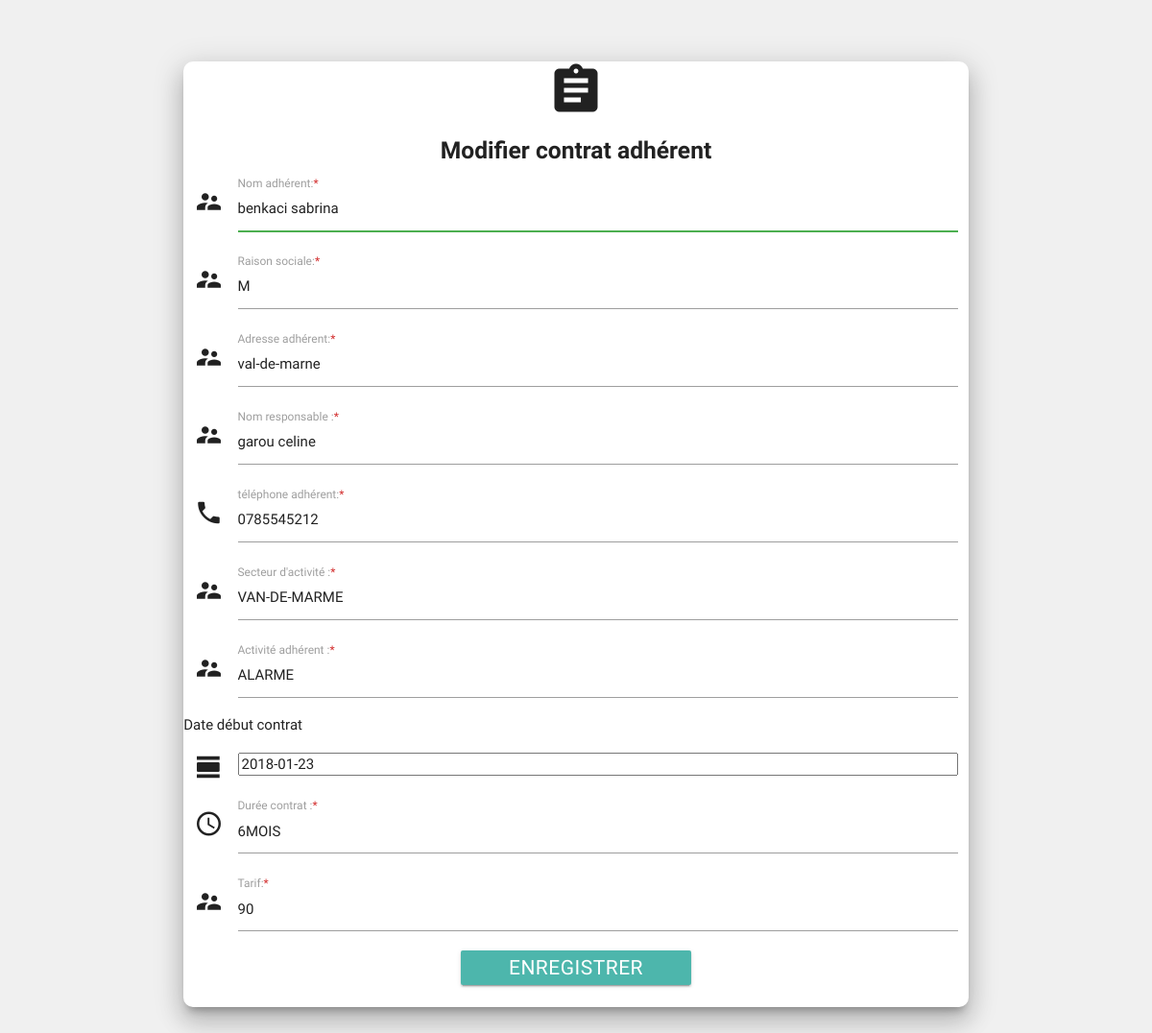
The app's page /SI/modifier.php?id=56 (signed in) with its own data.
### tables this page shows
CREATE TABLE IF NOT EXISTS `contrat` (
  `id_adh` int(15) NOT NULL AUTO_INCREMENT,
  `nom_adh` text NOT NULL,
  `rais_soc` text NOT NULL,
  `adresse_adh` text NOT NULL,
  `nom_resp` text NOT NULL,
  `tel_adh` varchar(13) NOT NULL,
  `sec_adh` text NOT NULL,
  `act_adh` text NOT NULL,
  `date_deb` date NOT NULL,
  `duree_cont` text NOT NULL,
  `tarif` text NOT NULL,
  PRIMARY KEY (`id_adh`)
);

### SI/modifier.php (the view, shortened to what this page needs)
<!DOCTYPE html>
<html lang="en">
<head>
<link href="css/icons.css" rel="stylesheet">
<link href="style.css" rel="stylesheet">
<link type="text/css" rel="stylesheet" href="css/materialize.min.css"  media="screen,projection"/>
</head>
<body>
	<?php session_start ();
if(isset($_SESSION['admin'])){
include('connexion.php');
$id=$_GET['id'];
$bd=$bdd->query("select * from contrat WHERE id_adh='$id'");
$base= $bd->fetch();
$nom_adh=$base['nom_adh'];
$rais_soc=$base['rais_soc'];
$adresse_adh=$base['adresse_adh'];
$nom_resp=$base['nom_resp'];
$tel_adh=$base['tel_adh'];
$sec_adh=$base['sec_adh'];
$act_adh=$base['act_adh'];
$date_deb=$base['date_deb'];
$duree_cont=$base['duree_cont'];
$tarif=$base['tarif'];
}
 ?>
    <div class="row">
    <div class=" col s12">
    <form action="modifi.php?id=<?php echo $id ?>" method="post" name="formulaire">
              <div class="contaa z-depth-5 #ffffff white">
        <div class=" center-align">
         <i class=" medium material-icons " center-align>assignment</i>
        <br><h5> <b class="con">Modifier contrat adhérent</b></h5>
       </div>
        <div class="input-field col s12">
          <i class="material-icons prefix">supervisor_account</i>
          <input id="nom" type="text" class="validate" name="nom_adh" pattern="[a-zA-Z]+[a-zA-Z_- ]{1,}" title="Doit commencer par une lettre et ne contient pas d'espaces ou de caractères spéciaux" autofocus required value="<?php echo $nom_adh; ?>">
          <label for="icon_prefix">Nom adhérent:<span class="red-text text-darken-2">*</span></label>
        </div>
          <div class="input-field col s12">
          <i class="material-icons prefix">supervisor_account</i>
          <input id="rs" type="text" class="validate" name="rais_soc" pattern="[a-zA-Z]+[a-zA-Z_- ]{1,}" title="Doit commencer par une lettre et ne contient pas d'espaces ou de caractères spéciaux" autofocus required value="<?php echo $rais_soc; ?>">
          <label for="icon_prefix">Raison sociale:<span class="red-text text-darken-2">*</span></label>
        </div>
               <div class="input-field col s12">
          <i class="material-icons prefix">supervisor_account</i>
          <input id="adresse" type="text" class="validate" name="adresse_adh" pattern="[a-zA-Z]+[a-zA-Z_- ]{1,}" title="Doit commencer par une lettre et ne contient pas d'espaces ou de caractères spéciaux" autofocus required value="<?php echo $adresse_adh; ?>">
          <label for="icon_prefix">Adresse adhérent:<span class="red-text text-darken-2">*</span></label>
        </div>
                 <div class="input-field col s12">
          <i class="material-icons prefix">supervisor_account</i>
          <input id="nom_r" type="text" class="validate" name="nom_resp" pattern="[a-zA-Z]+[a-zA-Z_- ]{1,}" title="Doit commencer par une lettre et ne contient pas d'espaces ou de caractères spéciaux" autofocus required value="<?php echo $nom_resp; ?>">
          <label for="icon_prefix">Nom responsable :<span class="red-text text-darken-2">*</span></label>
        </div>
        <div class="input-field col s12">
          <i class="material-icons prefix ">phone</i>
          <input id="tel_adh" type="text" class="validate" name="tel_adh" pattern="0[5-7]+[0-9]{8,}" title="Doit commencer par une lettre et ne contient pas d'espaces ou de caractères spéciaux" autofocus required value="<?php echo $tel_adh; ?>">
          <label for="icon_prefix">téléphone adhérent:<span class="red-text text-darken-2">*</span></label>
        </div>
     <div class="input-field col s12">
          <i class="material-icons prefix ">supervisor_account</i>
          <input id="sa" type="text" class="validate" name="sec_adh" pattern="[a-zA-Z]+[a-zA-Z_- ]{1,}" title="Doit commencer par une lettre et ne contient pas d'espaces ou de caractères spéciaux" autofocus required value="<?php echo $sec_adh; ?>">
          <label for="icon_prefix">Secteur d'activité :<span class="red-text text-darken-2">*</span></label>
        </div>
     <div class="input-field col s12">
          <i class="material-icons prefix ">supervisor_account</i>
          <input id="act_adh" type="text" class="validate" name="act_adh" pattern="[a-zA-Z]+[a-zA-Z_- ]{1,}" title="Doit commencer par une lettre et ne contient pas d'espaces ou de caractères spéciaux" autofocus required value="<?php echo $act_adh; ?>">
          <label for="icon_prefix">Activité adhérent :<span class="red-text text-darken-2">*</span></label>
        </div>
      <div class="row">
      <h6>Date début contrat</h6>
     <div class="input-field col s12">
          <i class="material-icons prefix">view_day</i>
          <input id="date_deb" name="date_deb"  type="date_deb" class="datepicker" title="Doit commencer par un Zero et ne doit pas contenir d'espaces ou de caractères spéciaux" autofocus required value="<?php echo $date_deb; ?>">
        </div></div>
                  <div class="input-field col s12">
          <i class="material-icons prefix ">query_builder</i>
          <input id="dc" type="text" class="validate" name="duree_cont" pattern="[a-zA-Z]+[a-zA-Z_- ]{1,}" title="Doit commencer par une lettre et ne contient pas d'espaces ou de caractères spéciaux" autofocus required value="<?php echo $duree_cont; ?>">
          <label for="icon_prefix">Durée contrat :<span class="red-text text-darken-2">*</span></label>
        </div>
  <div class="input-field col s12">
          <i class="material-icons prefix">supervisor_account</i>
          <input id="tarif" type="text" class="validate" name="tarif" pattern="[a-zA-Z]+[a-zA-Z_- ]{1,}" title="Doit commencer par une lettre et ne contient pas d'espaces ou de caractères spéciaux" autofocus required value="<?php echo $tarif; ?>">
          <label for="icon_prefix">Tarif:<span class="red-text text-darken-2">*</span></label>
        </div>
                     <div class="center-align">
   <button class="btn bt waves-effect #4db6ac teal lighten-2" type="submit"  name="action" >Enregistrer</button>
        </div>
         <br>
              </div>
            </form>
    </div></div>
</body>
</html>

### SI/style.css (style rules this page uses)
@media screen and (min-width:680px) { body { background-color: rgb(240,240,240) } }
@media screen and (min-width:680px) { div { margin-left: auto;margin-right: auto; } }
@media screen and (min-width:680px) { div.contaa { margin: 8vh 15vw;border-radius: 10px; } }
@media screen and (min-width:680px) { .bt { width: 20vw;font-size: 1.4em } }
@media screen and (min-width:680px) { h6 { margin-left: 2vw } }

### records on screen
contrat: nom_adh "benkaci sabrina", rais_soc "M", adresse_adh "val-de-marne", nom_resp "garou celine", tel_adh "0785545212", sec_adh "VAN-DE-MARME", act_adh "ALARME", date_deb "2018-01-23", duree_cont "6MOIS", tarif "90"
